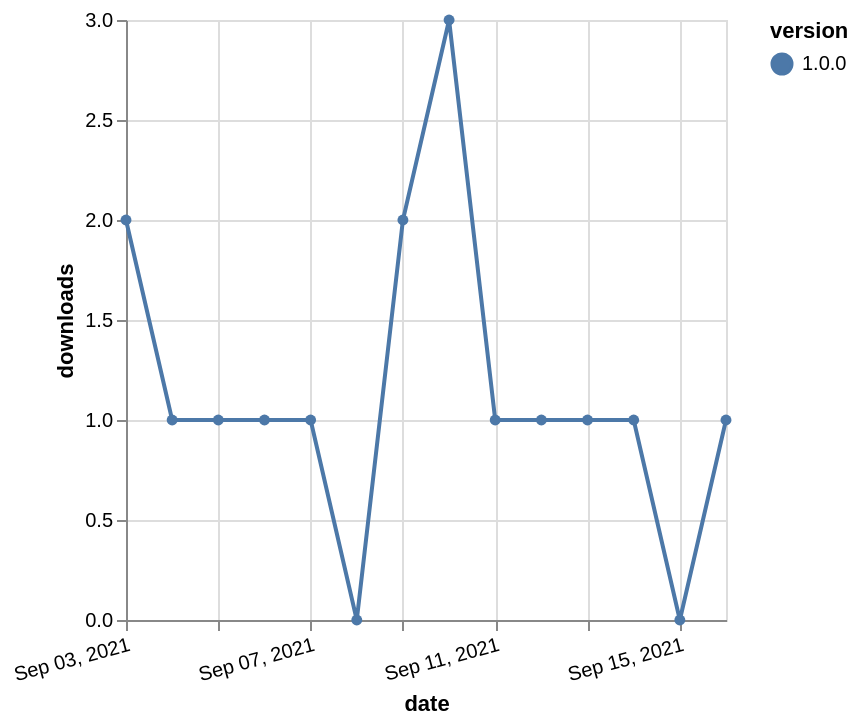

Specify this chart in Vega-Lite:
### Vega-Lite specification from a JSON file in a GitHub repository (floating-point values rounded to 4 significant figures)
{"$schema": "https://vega.github.io/schema/vega-lite/v5.json", "description": "A simple bar chart with embedded data.", "data": {"values": [{"date": "2021-09-03", "total": 114, "delta": 2, "version": "1.0.0"}, {"date": "2021-09-04", "total": 115, "delta": 1, "version": "1.0.0"}, {"date": "2021-09-05", "total": 116, "delta": 1, "version": "1.0.0"}, {"date": "2021-09-06", "total": 117, "delta": 1, "version": "1.0.0"}, {"date": "2021-09-07", "total": 118, "delta": 1, "version": "1.0.0"}, {"date": "2021-09-08", "total": 118, "delta": 0, "version": "1.0.0"}, {"date": "2021-09-09", "total": 120, "delta": 2, "version": "1.0.0"}, {"date": "2021-09-10", "total": 123, "delta": 3, "version": "1.0.0"}, {"date": "2021-09-11", "total": 124, "delta": 1, "version": "1.0.0"}, {"date": "2021-09-12", "total": 125, "delta": 1, "version": "1.0.0"}, {"date": "2021-09-13", "total": 126, "delta": 1, "version": "1.0.0"}, {"date": "2021-09-14", "total": 127, "delta": 1, "version": "1.0.0"}, {"date": "2021-09-15", "total": 127, "delta": 0, "version": "1.0.0"}, {"date": "2021-09-16", "total": 128, "delta": 1, "version": "1.0.0"}]}, "width": "container", "mark": {"type": "line", "point": {"filled": true}}, "encoding": {"x": {"field": "date", "type": "temporal", "timeUnit": "yearmonthdate", "title": "date", "axis": {"labelAngle": -15}}, "y": {"field": "delta", "type": "quantitative", "title": "downloads"}, "color": {"field": "version", "type": "nominal"}, "tooltip": {"field": "delta"}}}
